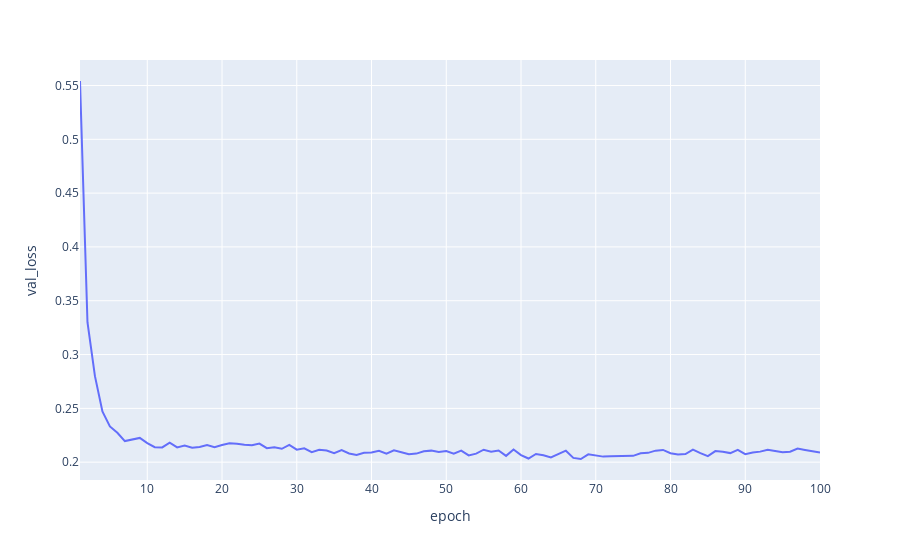

Write notebook code for a chart like this one.
### Code cell
px.line(
    results[results['run_id'] == run_id], x='epoch', y='val_loss'
)
